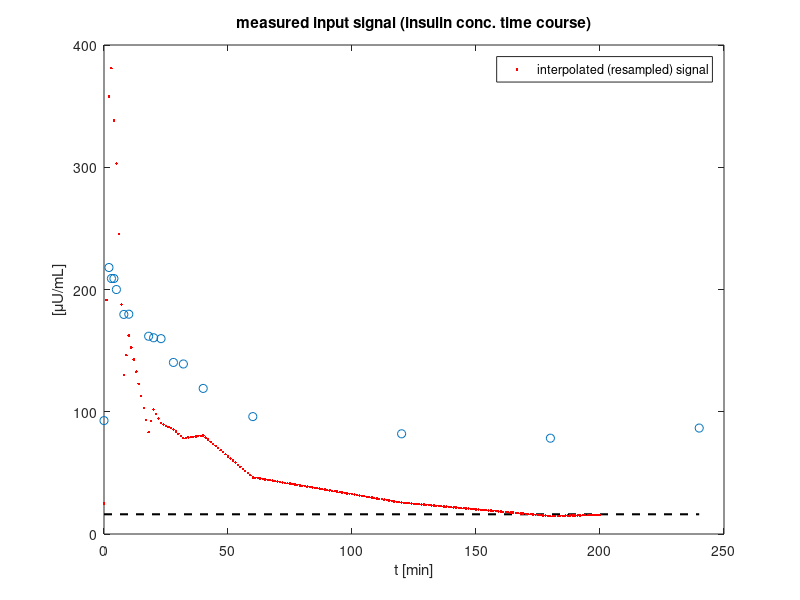

MATLAB code to generate this figure: (Note: this script raises an error after producing the figure.)
function gluc_mm_mle_trial
%GLUC_MM_MLE Maximum Likelihood Estimation of minimal model of glucose kinetics.

close all; clear all
%DATA
% data from Dr. Claudio Cobelli provided IGVTT data
%time (minutes) glucose level (mg/dl) insulin level (uU/ml)
tgi = [0	92.78	25.09	
2	217.99	357.90	
3	208.99	381.10	
4	208.99	338.40	
5	199.98	303.00	
8	179.62	130.10	
10	179.80	162.40	
18	161.78	83.37	
20	160.52	101.90	
23	159.80	90.63	
28	140.34	85.45	
32	139.08	78.43	
40	119.09	80.62	
60	96.03	46.37	
120	81.97	25.67	
180	78.37	14.68	
240	86.66	17.58];

gluc_exp = tgi(:,2);
insul_exp = tgi(:,3);
%Fixed initial conditions
x0(2) = 0; %state variable denoting insulin action
%Fixed model parameters
Gb = 82.51; %[mg/dL] baseline glucose conc. in plasma
Ib = 16.13; %[uU/mL] baseline insulin conc. in plasma

x0(1) = 279;%100; %[mg/dL] glucose conc. in plasma
Sg = 2.6e-2; %[1/min] glucose effectiveness
k3 = 0.025; %[1/min]
Si = 5.0e-4; %[mL/uU*min] insulin sensitivity

%STATEMENT
p = [Sg, Gb, k3, Si, Ib];

%%%%%%%%%%%%%%%%%%%%%%%%%%%%%%%%%%%%%%%%%%%%%%%%%%%%%%%%%%%%%%%%%%%%%%%%%%%%%%%%%%%%%%%%%%%%%%%%%%%%%%%%%%%%%%
%%Input
%insulin concentration in plasma [uU/mL]; assumed to be known at each simulation
%time sample from linear interpolation of its measured samples
tspan = tgi(:,1);

figure; plot(tspan, tgi(:,2), 'o'); hold on
plot( [tspan(1) tspan(end)], [Ib Ib], '--k','Linewidth',1.5)
%baseline level
xlabel('t [min]'); ylabel('[\muU/mL]')
title('measured input signal (insulin conc. time course)')
tspan = [0:1:200]; %to verify interpolation of input signal
h = plot(tspan, interp1(tgi(:,1),tgi(:,3), tspan), '.r');
legend(h,'interpolated (resampled) signal')
%Simulation time vector:
tspan = tgi(:,1);;%tspan = union(t_insu, t_gluc);

%%%%%%%%%%%%%%%%%%%%%%%%%%%%%%%%%%%%%%%%%%%%%%%%%%%%%%%%%%%%%%%%%%%%%%%%%%%%%%%%%%%%%%%%%%%%%%%%%%%%%%%%%%%%%%%%
disp(' Enter to continue with MLE'); disp(' ')
pause
if 1
%4 unknown model parameters:
p_init = [Sg %glucose effectiveness
k3 %
Si %insulin sensitivity
x0(1)]; %G0 initial glucose conc. in plasma
%3 known parameters:
p_fix = [Gb Ib x0(2)];
end

lb = 0*ones(size(p_init));%[0 0 0 0];
ub = [];%ones(size(p_init));%[];
options = optimset('Display','iter','TolFun', 1e-4,...%'iter' default:1e-4
'TolX',1e-5,... %default: 1e-4
'MaxFunEvals' , [],... %800 default:
'LargeScale','on'); %default: on
plt = 0;
%for i=1
%LSQNONLIN: objective function should return the model error
[p_est,resnorm,RESIDUAL,exitflag,OUTPUT,LAMBDA,Jacobian]= lsqnonlin(@obj_fn,p_init,lb,ub,options,p_fix,tspan,tgi, plt); 
disp(' ')
%end
%Accuracy:
%lsqnonlin returns the jacobian as a sparse matrix
varp = resnorm*inv(Jacobian'*Jacobian)/length(tspan);
stdp = sqrt(diag(varp)); %The standard deviation is the square root of the variance
%p = [Sg, Gb, k3, Si, Ib];
p = [p_est(1), p_fix(1), p_est(2), p_est(3), p_fix(2)];
%x0 = [G0, X0]
x0 = [p_est(4), p_fix(3)];
disp(' Parameters:')
disp([' Sg = ', num2str(p_est(1)), ' +/- ', num2str(stdp(1))])
disp([' Gb = ', num2str(p_fix(1))])
disp([' k3 = ', num2str(p_est(2)), ' +/- ', num2str(stdp(2))])
disp([' Si = ', num2str(p_est(3)), ' +/- ', num2str(stdp(3))])
disp([' Ib = ', num2str(p_fix(2))])
disp(' Initial conditions:')
disp([' G0 = ', num2str(p_est(4)), ' +/- ', num2str(stdp(4))])
disp([' X0 = ', num2str(p_fix(3))]); disp(' ')
plt = 1;
gluc = gluc_sim(tspan,x0,tgi, p,plt);
%compare model output with measured data
figure(2); subplot(221)
h1 = plot(tspan,gluc_exp,'or', 'Linewidth',2);
%legend(h1, 'experimental test data')
%%%%%%%%%%%%%%%%%%%%%%%%%%%%%%%%%%%%%%%%%%%%%%%%%%%%%%%%%%%%%%%%%%%%%%
%%%%%%%%%%%%%%%%%%%%%%%%%%%%%%%%%%%%%%%%%%%%%%%%%%%%%%%%%%%%%%%%%%%%%%
function e = obj_fn(p_var, p_fix,tspan,tgi,plt)
p = [p_var(1), p_fix(1), p_var(2), p_var(3), p_fix(2)];
%x0 = [G0, X0]
x0 = [p_var(4), p_fix(3)];
gluc = gluc_sim(tspan,x0,tgi, p, 0);
%LSQNONLIN: objective function should return the model error
e = gluc-tgi(:,2);
if plt==1 %fast update during estimation process
N=length(tspan);
figure(2)
plot(1:N,gluc,'b',1:N,data,'r'); drawnow
end
%%%%%%%%%%%%%%%%%%%%%%%%%%%%%%%%%%%%%%%%%%%%%%%%%%%%%%%%%%%%%%%
function gluc = gluc_sim(tspan,x0,tgi, p,plt)
%SIM_INPUT_SIM Simulation of glucose minimal model.
%x0: initial conditions for glucose conc. and state variable denoting
% insulin action
%gluc: model output, glucose conc. in plasma [mg/dL]

ode_options = [];
[t,x] = ode45(@gluc_ode,tspan,x0,ode_options, tgi, p);
%[t,x] = ode15s(@gluc_ode,tspan,x0,ode_options, tu, p,sigma_nu);

%Output
gluc = x(:,1);
if plt==1
gluc_plt(tspan,x,tgi,p)
end
%%%%%%%%%%%%%%%%%%%%%%%%%%%%%%%%%%%%%%%%%%%%%%%
function dxout = gluc_ode(t,xin,tgi, p)
%GLUC_ODE ODE's of glucose minimal model
% xin: state values at previous time sample x(k-1) = [G(k-1); X(k-1)]
% dxout: new state derivatives dx(k) = [dG(k); dX(k)], column vector
% tu: u(k) (input signal at sample k) OR matrix tu
% p = [Sg, Gb, k3, Si, Ib];
%History
%17-Jun-03, Natal van Riel, TU/e

Sg = p(1); %[1/min] glucose effectiveness
Gb = p(2); %[mg/mL] baseline glucose conc.
k3 = p(3); %[1/min]
Si = p(4); %[mL/uU*min] insulin sensitivity
Ib = p(5); %[uU/mL] baseline insulin conc. in plasma

u = interp1(tgi(:,1),tgi(:,3), t);

%[t u]
%ode's
dG = Sg*(Gb - xin(1)) - xin(2)*xin(1);
dX = k3*( Si*(u-Ib) - xin(2) );
dxout = [dG; dX];
%%%%%%%%%%%%%%%%%%%%%%%%%%%%%%%%%%%%%%%%%%%%%%%%
function gluc_plt(tspan,x,tgi,p)
Gb = p(2);

Ib = p(5);
figure
subplot(221); h = plot(tspan,x(:,1), '-','Linewidth',2); hold on
plot( [tspan(1) tspan(end)], [Gb Gb], '--k','Linewidth',1.5)
%baseline level
ylabel('glucose level [mg/dL]')
legend(h, 'model simulation')

u = interp1(tgi(:,1),tgi(:,3), tspan); %reconstruct used input signal
subplot(222); plot(tspan,u, '--or','Linewidth',2); hold on
plot( [tspan(1) tspan(end)], [Ib Ib], '--k','Linewidth',1.5)
%baseline level
ylabel('insulin level [\muU/mL]'); xlabel('time [min]')
legend('interpolated measured test data')
%figure
subplot(223); plot(tspan, x(:,2), 'Linewidth',2)
xlabel('time [min]'); ylabel('interstitial insulin [1/min]')